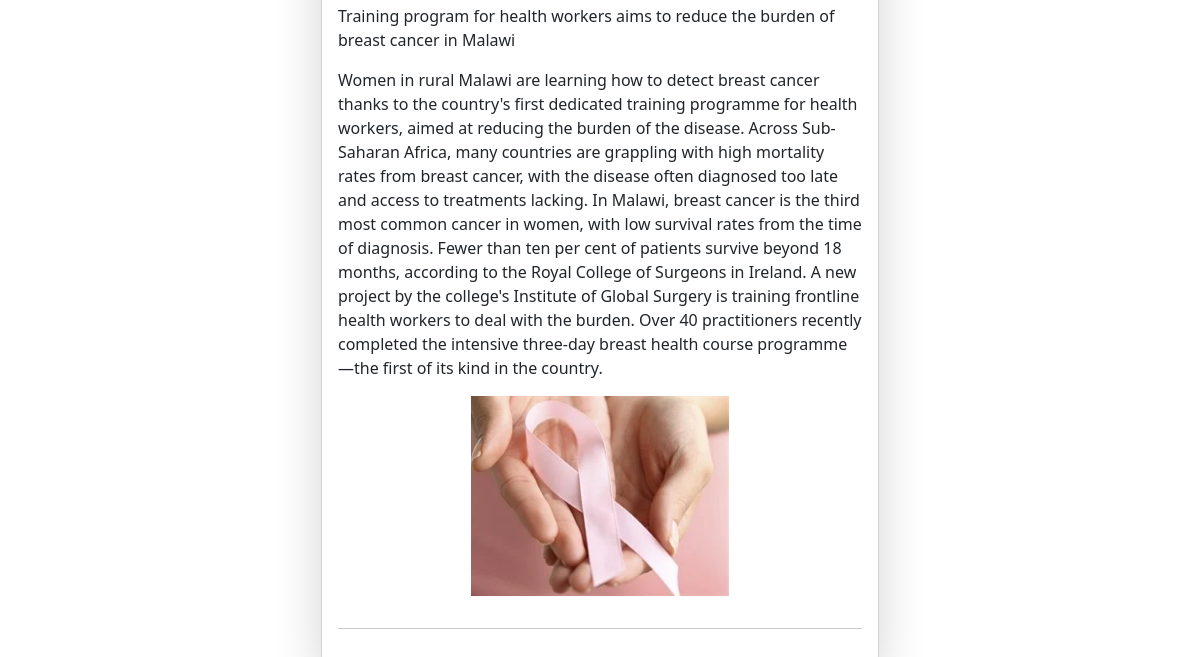
Before: / (lower part) with the older database file.
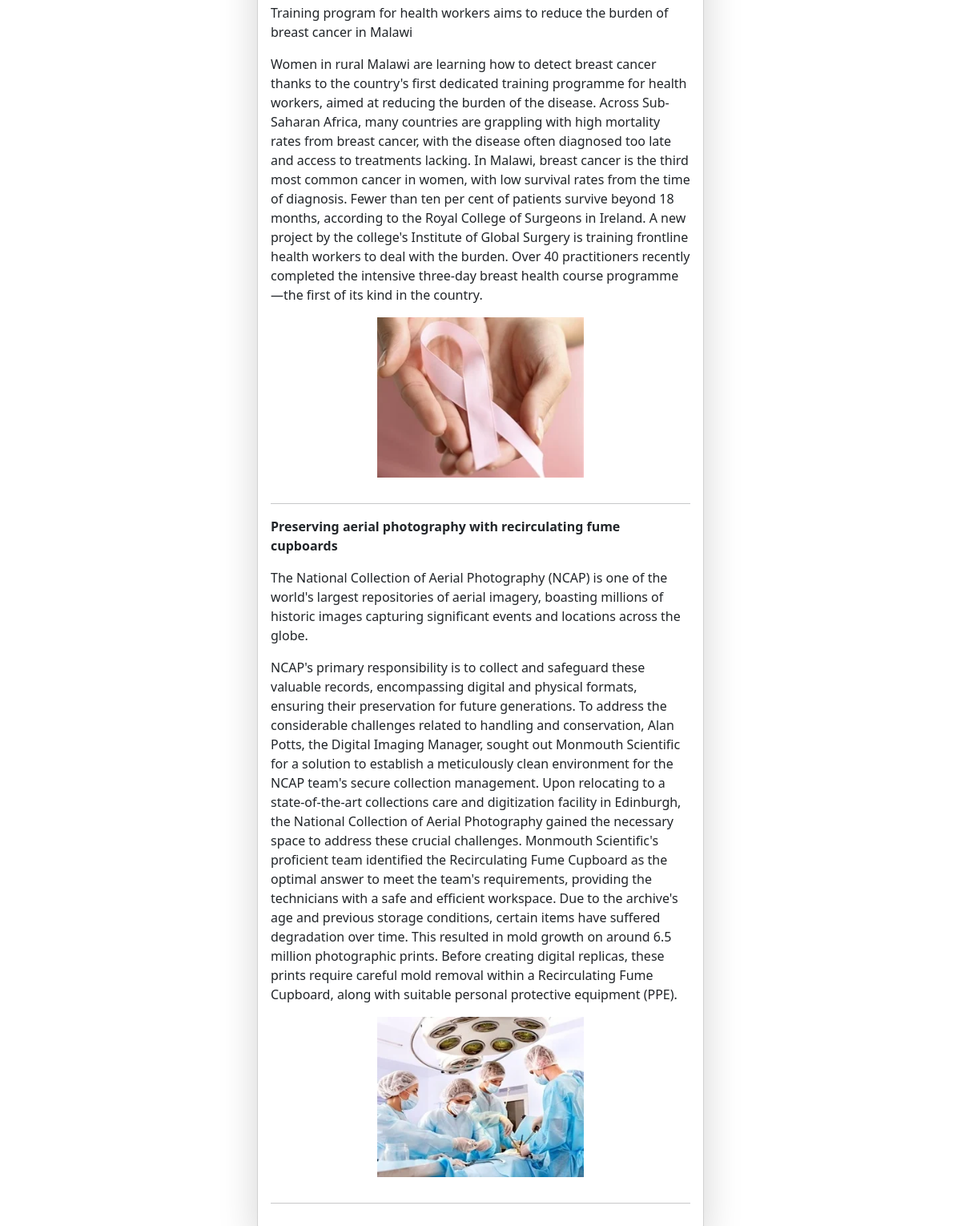
After: the same page with the newer database file.
### article/models.py (models this page shows)
class Article(models.Model):
    user = models.ForeignKey(User,on_delete = models.SET_NULL , null = True, blank = True)
    articleTitle = models.CharField(max_length=100)
    articleSubTitle = models.TextField(null=True, blank=True)
    articleThumbnail = models.ImageField(upload_to = "images")
    articleDescription = models.TextField(null=True, blank=True)
    articlestatus =models.CharField(max_length=100,default='draft')
    isreviewd = models.BooleanField(default=False)
    isrejected = models.BooleanField(default=False)
    comments = models.TextField(default='')

### article/views.py (the view)
# urls.py: path('',homeArticle, name="home"),
def homeArticle(request):
    queryset = Article.objects.filter(articlestatus ='Published')
    context = { 'articles':queryset}
    return render(request, "base.html",context)

### article/templates/base.html (shortened to what this page needs)
<!DOCTYPE html>
<html lang="en">
<head>
    <link href="https://cdn.jsdelivr.net/npm/bootstrap@5.3.1/dist/css/bootstrap.min.css" rel="stylesheet">
</head>
<body>
        {% block start %}
        <div class="container mt-5">
            <form class="col-6 mx-auto card p-3 shadow-lg" method="post" enctype="multipart/form-data">
                {% for article in articles %}
      <tr>
                <div class="mb-3">
                  <td><b>{{article.articleTitle}}</b></td>
                </div>
                <div class="mb-3">
                  <td>{{article.articleSubTitle}}</td>
                </div>
                <div class="mb-3">
                    <td>{{article.articleDescription}}</td>
                  </div>
                <div class="mb-3">
                    <td> <center><img src="/media/{{article.articleThumbnail}}" style="height:200px"  > </center></td>
                  </div>
                  <hr>
                  {% endfor %}
            </form>
        </div>
        {% endblock %}
</body>
</html>

Changed rows visible on the page:
now on this page (row edited): Article: articleTitle "Preserving aerial photography with recirculating fume cupboards", articleSubTitle "The National Collection of Aerial Photography (NCAP) is one of the world's largest repositories of aerial imagery, boasting millions of historic images capturing significant events and locations across the globe.", articleDescription "NCAP's primary responsibility is to collect and safeguard these valuable records, encompassing digital and physical formats, ensuring their preservation for future generations. To address the considerable challenges related to handling and conservation, Alan Potts, the Digital Imaging Manager, sought out Monmouth Scientific for a solution to establish a meticulously clean environment for the NCAP team's secure collection management. Upon relocating to a state-of-the-art collections care and digitization facility in Edinburgh, the National Collection of Aerial Photography gained the necessary space to address these crucial challenges. Monmouth Scientific's proficient team identified the…", articleThumbnail (picture)
